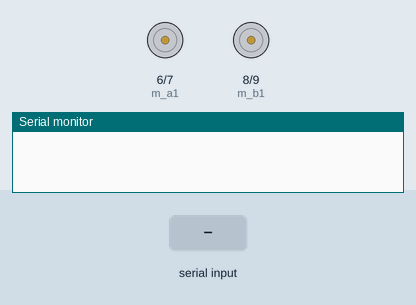
This sketch was run on a simulated Arduino Uno, built with avr-gcc and run on an emulated ATmega328P. On the bench: motor-driver pin pairs drawn as motors (green arrow = first pin HIGH = forward, orange = second pin HIGH = backward, longer = more drive), the last lines printed to the serial monitor. Inputs (shaded band) come from the test bench.

Above: at 1.2 s.
1.3 s: "F" received over Serial
At 1.7 s:
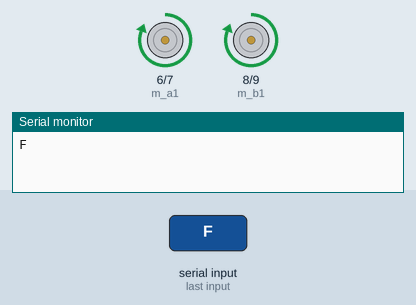
2.8 s: "b" received over Serial
At 4.0 s:
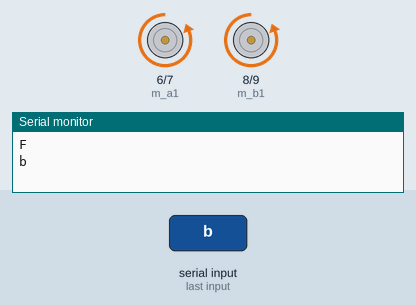
4.3 s: "l" received over Serial
At 5.2 s:
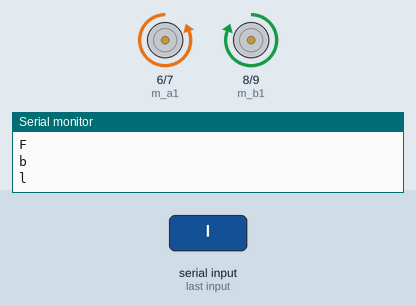
5.8 s: "r" received over Serial
At 6.3 s:
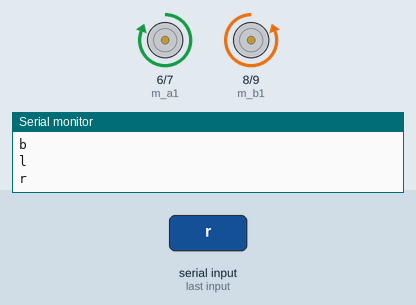
Timing chart, 0 to 8.3 s (numbered marks = the images above; inputs shaded):
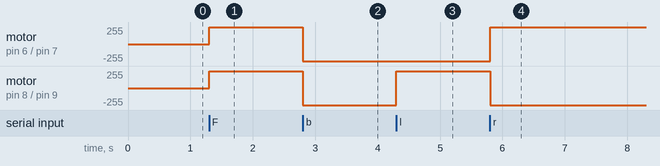

Measured:
- after the input at 1.3 s, motor on pin 6 (m_a1) / pin 7 (m_a2), motor on pin 8 (m_b1) / pin 9 (m_b2): stopped → forward 255/255 at once
- after the input at 2.8 s, motor on pin 6 (m_a1) / pin 7 (m_a2), motor on pin 8 (m_b1) / pin 9 (m_b2): forward 255/255 → backward 255/255 at once
- after the input at 4.3 s, motor on pin 8 (m_b1) / pin 9 (m_b2): backward 255/255 → forward 255/255 at once
- after the input at 5.8 s, motor on pin 6 (m_a1) / pin 7 (m_a2): backward 255/255 → forward 255/255 at once; motor on pin 8 (m_b1) / pin 9 (m_b2): forward 255/255 → backward 255/255 at once

The sketch:

sketch_jul14a.ino
```cpp
int m_a1 = 6;
 int m_a2 = 7;
int m_b1 = 8;
int m_b2 = 9;
char cmd = 's';
void forward(){
  digitalWrite(m_a1,1);
  digitalWrite(m_a2,0);
  digitalWrite(m_b1,1);
  digitalWrite(m_b2,0);
}
void backward(){
  digitalWrite(m_a1,0);
  digitalWrite(m_a2,1);
  digitalWrite(m_b1,0);
  digitalWrite(m_b2,1);
}
void left(){
  digitalWrite(m_a1,0);
  digitalWrite(m_a2,1);
  digitalWrite(m_b1,1);
  digitalWrite(m_b2,0);
}
void right(){
  digitalWrite(m_a1,1);
  digitalWrite(m_a2,0);
  digitalWrite(m_b1,0);
  digitalWrite(m_b2,1);
}


void setup() {
  // put your setup code here, to run once:
Serial.begin(9600);
pinMode(m_a1,OUTPUT);
pinMode(m_a2,OUTPUT);
pinMode(m_b1,OUTPUT);
pinMode(m_b2,OUTPUT);

}

void loop() {
  // put your main code here, to run repeatedly:
  if(Serial.available()>0){
    cmd = Serial.read();
   Serial.println(cmd);
  }

  if(cmd == 'F' || cmd == 'f'){
   forward();
  }
 if(cmd == 'b' || cmd == 'B'){
    backward();
  }
  if(cmd == 'l' || cmd == 'L'){
    left();
  }
  if(cmd == 'r' || cmd == 'R'){
    right();
  }

}
```
